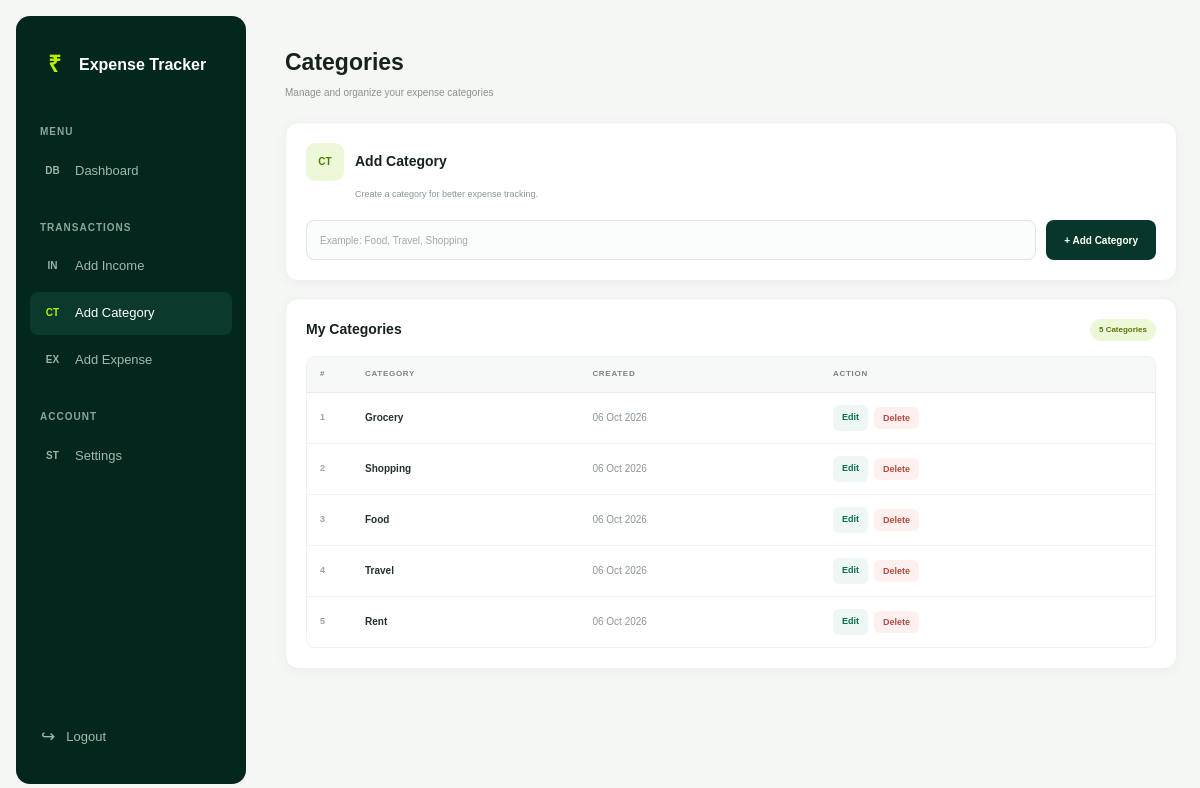
Screenshot of /add_category/ (signed in) with the database file from the repository.
### expense_app/models.py (models this page shows, shortened)
class Category(models.Model):
    user = models.ForeignKey(
        User,
        on_delete=models.CASCADE
    )
    name = models.CharField(
        max_length=100
    )
    created_at = models.DateTimeField(
        auto_now_add=True
    )
    class Meta:
        unique_together = ('user', 'name')

### expense_app/views.py (the view, shortened to what this page needs)
# urls.py: path("add_category/", views.add_category, name="add_category"),
@login_required(login_url="login")
def add_category(request):
    categories = Category.objects.filter(
        user=request.user
    ).order_by(
        "-created_at"
    )
    return render(
        request,
        "add_category.html",
        {
            "categories": categories
        }
    )

### Templates/add_category.html (shortened to what this page needs)
{% extends "base.html" %}
{% block content %}
<div class="category-page">
    <div class="page-header">
        <div class="page-header-left">
            <div>
                <h1>
                    Categories
                </h1>
                <p>
                    Manage and organize your expense categories
                </p>
            </div>
        </div>
    </div>
    <div class="add-box">
        <div class="heading">
            <div class="heading-icon">
                CT
            </div>
            <h2>
                Add Category
            </h2>
        </div>
        <p class="subtitle">
            Create a category for better expense tracking.
        </p>
        <form
            method="POST"
            class="category-form"
        >
            <div class="input-wrapper">
                <input
                    type="text"
                    name="name"
                    placeholder="Example: Food, Travel, Shopping"
                    maxlength="100"
                    autocomplete="off"
                    required
                >
            </div>
            <button type="submit">
                + Add Category
            </button>
        </form>
    </div>
    <div class="table-box">
        <div class="table-header">
            <h2>
                My Categories
            </h2>
            {% if categories %}
                <span class="category-count">
                    {{ categories|length }}
                    Categories
                </span>
            {% endif %}
        </div>
        {% if categories %}
            <div class="table-container">
                <table>
                    <thead>
                        <tr>
                            <th>#</th>
                            <th>Category</th>
                            <th>Created</th>
                            <th>Action</th>
                        </tr>
                    </thead>
                    <tbody>
                        {% for category in categories %}
                            <tr>
                                <td class="number">
                                    {{ forloop.counter }}
                                </td>
                                <td class="category-name">
                                    {{ category.name }}
                                </td>
                                <td class="date">
                                    {{ category.created_at|date:"d M Y" }}
                                </td>
                                <td>
                                    <div class="actions">
                                        <a
                                            href="{% url 'edit_category' category.id %}"
                                            class="edit-btn"
                                        >
                                            Edit
                                        </a>
                                        <form
                                            method="POST"
                                            action="{% url 'delete_category' category.id %}"
                                            class="delete-form"
                                            onsubmit="return confirm('Are you sure you want to delete this category?');"
                                        >
                                            <button
                                                type="submit"
                                                class="delete-btn"
                                            >
                                                Delete
                                            </button>
                                        </form>
                                    </div>
                                </td>
                            </tr>
                        {% endfor %}
                    </tbody>
                </table>
            </div>
        {% endif %}
    </div>
{% endblock %}

### Templates/base.html (style rules this page uses)
* { margin: 0; padding: 0; box-sizing: border-box; font-family: Arial, Helvetica, sans-serif; }
html { scroll-behavior: smooth; -webkit-text-size-adjust: 100%; }
body { background: #f5f7f5; color: #17221d; min-height: 100vh; overflow-x: hidden; font-size: 14px; line-height: 1.55; }
a { text-decoration: none; color: inherit; }
button, input, select, textarea { font-family: inherit; font-size: inherit; }
button { -webkit-tap-highlight-color: transparent; }

### Templates/add_category.html (style rules this page uses)
.category-page { width: 100%; max-width: 1100px; margin: 0 auto; }
.page-header { display: flex; align-items: center; justify-content: flex-start; margin: 25px 0 22px; }
.page-header-left { display: flex; align-items: center; gap: 12px; }
.page-header h1 { font-size: 23px; font-weight: 700; color: #17221d; margin-bottom: 4px; }
.page-header p { color: #89948f; font-size: 10px; }
.add-box { background: white; border: 1px solid #edf0ed; border-radius: 13px; padding: 20px; margin-bottom: 17px; box-shadow: 0 3px 15px rgba(20, 40, 30, 0.035); transition: box-shadow 0.25s ease, transform 0.25s ease; }
.heading { display: flex; align-items: center; gap: 11px; margin-bottom: 7px; }
.heading-icon { width: 38px; height: 38px; display: flex; align-items: center; justify-content: center; border-radius: 9px; background: #edf8d9; color: #567800; font-size: 10px; font-weight: 700; flex-shrink: 0; }
.add-box h2 { color: #17221d; font-size: 14px; }
.subtitle { color: #8a9892; font-size: 9px; margin-left: 49px; margin-bottom: 18px; }
.category-form { display: flex; align-items: center; gap: 10px; }
.input-wrapper { flex: 1; min-width: 0; }
.category-form input { width: 100%; height: 40px; padding: 0 13px; border: 1px solid #dce4e0; border-radius: 8px; background: #fbfcfc; color: #24332d; font-size: 10px; outline: none; transition: border-color 0.2s ease, box-shadow 0.2s ease, background 0.2s ease; }
.category-form input::placeholder { color: #a0aaa6; }
.category-form button { height: 40px; padding: 0 18px; border: none; border-radius: 8px; background: #06372a; color: white; font-size: 10px; font-weight: 600; cursor: pointer; white-space: nowrap; transition: background 0.2s ease, transform 0.2s ease, box-shadow 0.2s ease; }
.table-box { background: white; border: 1px solid #edf0ed; border-radius: 13px; padding: 20px; box-shadow: 0 3px 15px rgba(20, 40, 30, 0.035); transition: box-shadow 0.25s ease; }
.table-header { display: flex; align-items: center; justify-content: space-between; gap: 10px; margin-bottom: 15px; }
.table-header h2 { color: #17221d; font-size: 14px; }
.category-count { padding: 5px 9px; border-radius: 20px; background: #edf8d9; color: #567800; font-size: 8px; font-weight: 700; white-space: nowrap; }
.table-container { width: 100%; overflow-x: auto; border: 1px solid #edf1ef; border-radius: 9px; -webkit-overflow-scrolling: touch; }
table { width: 100%; border-collapse: collapse; min-width: 550px; }
thead th { background: #f7f9f8; color: #77847f; padding: 11px 13px; text-align: left; font-size: 8px; text-transform: uppercase; letter-spacing: 0.7px; font-weight: 700; border-bottom: 1px solid #e5ebe8; white-space: nowrap; }
tbody td { padding: 12px 13px; border-bottom: 1px solid #eef2f0; font-size: 10px; color: #4d5b55; white-space: nowrap; }
tbody tr { transition: background 0.2s ease; }
tbody tr:last-child td { border-bottom: none; }
.number { width: 45px; color: #9aa6a1; font-size: 9px; font-weight: 600; }
.category-name { color: #24332d; font-weight: 600; }
.date { color: #8a9691; }
.actions { display: flex; align-items: center; gap: 6px; }
.edit-btn, .delete-btn { border: none; border-radius: 6px; padding: 6px 9px; font-size: 9px; font-weight: 600; cursor: pointer; white-space: nowrap; text-decoration: none; transition: background 0.2s ease, color 0.2s ease, transform 0.2s ease; }
.edit-btn { background: #eef7f3; color: #08704f; }
.delete-btn { background: #fdf0ef; color: #b54a43; }
.delete-form { display: inline; margin: 0; }

### rows the page displays
Category: name "Grocery", created_at "06 Oct 2026"
Category: name "Shopping", created_at "06 Oct 2026"
Category: name "Food", created_at "06 Oct 2026"
Category: name "Travel", created_at "06 Oct 2026"
Category: name "Rent", created_at "06 Oct 2026"

### other values shown
{{ categories|length }} "5"
